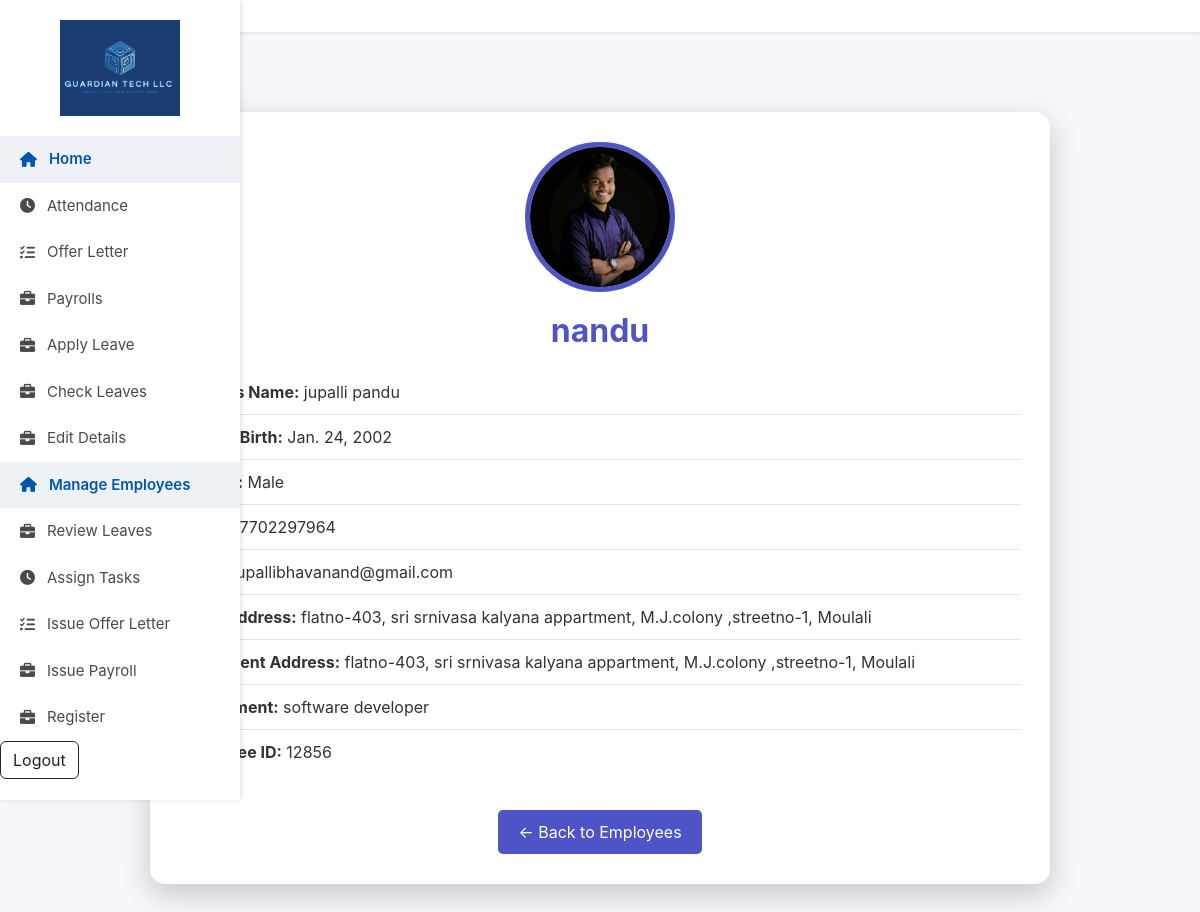
The app's page /employee/1/personal-details/ (signed in) with its own data.
### user/models.py (models this page shows, shortened)
class Employee(models.Model):
    user = models.OneToOneField(User, on_delete=models.CASCADE)
    manager = models.ForeignKey(Manager, on_delete=models.SET_NULL, null=True, blank=True)
    father_name = models.CharField(max_length=100)
    date_of_birth = models.DateField(null=True)
    gender = models.CharField(max_length=10)
    phone = models.CharField(max_length=15, validators=[RegexValidator(r'^\d{10,15}$', 'Enter a valid phone number')])
    email = models.EmailField(unique=True)  # Ensure email is unique
    local_address = models.CharField(max_length=255)
    permanent_address = models.CharField(max_length=255)
    department = models.CharField(max_length=50)
    employee_id = models.CharField(max_length=10, unique=True)  # Ensure employee ID is unique
    photo = models.ImageField(upload_to='employee_photos/', default='employee_photos/avatar.jpg', null=True, blank=True)
    banner = models.ImageField(upload_to='employee_banner/',null=True, blank=True)

### user/views.py (the view)
# urls.py: path('employee/<int:employee_id>/personal-details/', user_view.personal_details, name='employee_personal_details'),
@login_required
def personal_details(request, employee_id):
    employee = get_object_or_404(Employee, id=employee_id)
    return render(request, 'manager/personal_details.html', {'employee': employee})

### templates/manager/personal_details.html (shortened to what this page needs)
{% load static %}
<!DOCTYPE html>
<html lang="en">
<head>
  <link href="https://cdnjs.cloudflare.com/ajax/libs/font-awesome/6.0.0/css/all.min.css" rel="stylesheet">
  <link href="https://cdn.jsdelivr.net/npm/bootstrap@5.3.3/dist/css/bootstrap.min.css" rel="stylesheet">
</head>
<body>
  <div class="sidebar">
    <div class="logo">
      <img src="{% static 'images/fulllogo.jpg' %}" alt="Logo">
    </div>
    <a href="{% url 'profile' %}" class="active"><i class="fas fa-home"></i> Home</a>
    <a href="{% url 'view_attendance' %}"><i class="fas fa-clock"></i> Attendance</a>
    <a href="{% url 'view_offer_letter' %}"><i class="fas fa-tasks"></i> Offer Letter</a>
    <a href="{% url 'view_payrolls' %}"><i class="fas fa-briefcase"></i> Payrolls</a>
    <a href="{% url 'apply_leave' %}"><i class="fas fa-briefcase"></i> Apply Leave</a>
    <a href="{% url 'employee_leave_history' %}"><i class="fas fa-briefcase"></i> Check Leaves</a>
    <a href="{% url 'edit_personal_details' %}"><i class="fas fa-briefcase"></i> Edit Details</a>
    <a href="{% url 'employee_list' %}" class="active"><i class="fas fa-home"></i> Manage Employees</a>
    <a href="{% url 'review_leave' %}"><i class="fas fa-briefcase"></i> Review Leaves</a>
    <a href="{% url 'assign_task' %}"><i class="fas fa-clock"></i> Assign Tasks</a>
    <a href="{% url 'issue_offer_letter' %}"><i class="fas fa-tasks"></i> Issue Offer Letter</a>
    <a href="{% url 'upload_payroll' %}"><i class="fas fa-briefcase"></i> Issue Payroll</a>
    <a href="{% url 'user-register' %}"><i class="fas fa-briefcase"></i> Register</a>
    <form class="d-flex" action="{% url 'user-logout' %}" method="post">
      <button type="submit" class="btn btn-outline-dark">Logout</button>
    </form>
  </div>
  <nav class="navbar">
  </nav>
  <div class="container">
    <img src="{% if employee.photo %}{{ employee.photo.url }}{% else %}{% static 'default_avatar.jpg' %}{% endif %}" alt="Employee Image" class="employee-image">
    <h2>{{ employee.user.username }}</h2>
    <ul>
      <li><strong>Father's Name:</strong> {{ employee.father_name }}</li>
      <li><strong>Date of Birth:</strong> {{ employee.date_of_birth }}</li>
      <li><strong>Gender:</strong> {{ employee.gender }}</li>
      <li><strong>Phone:</strong> {{ employee.phone }}</li>
      <li><strong>Email:</strong> {{ employee.email }}</li>
      <li><strong>Local Address:</strong> {{ employee.local_address }}</li>
      <li><strong>Permanent Address:</strong> {{ employee.permanent_address }}</li>
      <li><strong>Department:</strong> {{ employee.department }}</li>
      <li><strong>Employee ID:</strong> {{ employee.employee_id }}</li>
    </ul>
    <a href="{% url 'employee_list' %}" class="btn-back">&larr; Back to Employees</a>
  </div>
</body>
</html>

### templates/manager/personal_details.html (style rules this page uses)
body { font-family: 'Inter', sans-serif; background-color: #f5f7fa; margin: 0; }
.sidebar { width: 240px; height: 100vh; background-color: #fff; position: fixed; top: 0; left: 0; box-shadow: 2px 0 5px rgba(0, 0, 0, 0.1); z-index: 1000; padding: 20px 0; }
.sidebar .logo { text-align: center; margin-bottom: 20px; }
.sidebar .logo img { width: 120px; }
.sidebar a { text-decoration: none; color: #4a4a4a; display: flex; align-items: center; gap: 12px; padding: 12px 20px; font-size: 15px; transition: background-color 0.2s ease, color 0.2s ease; }
.sidebar a:hover, .sidebar a.active { background-color: #eef2f6; color: #0056b3; font-weight: 600; }
.navbar { margin-left: 240px; padding: 1rem 2rem; background-color: #ffffff; box-shadow: 0 1px 3px rgba(0, 0, 0, 0.1); display: flex; align-items: center; justify-content: space-between; position: sticky; top: 0; z-index: 999; }
.container { margin: 80px auto 50px; background: #ffffff; padding: 30px; border-radius: 15px; box-shadow: 0px 10px 30px rgba(0, 0, 0, 0.2); color: #333; max-width: 900px; text-align: center; }
h2 { text-align: center; font-weight: bold; color: #4e54c8; margin-bottom: 20px; }
.employee-image { width: 150px; height: 150px; border-radius: 50%; object-fit: cover; margin: 0 auto 20px; display: block; border: 5px solid #4e54c8; }
ul { list-style: none; padding: 0; text-align: left; }
ul li { padding: 10px 0; border-bottom: 1px solid #e5e5e5; }
ul li:last-child { border-bottom: none; }
.btn-back { background: #4e54c8; color: white; padding: 10px 20px; border-radius: 5px; text-decoration: none; display: inline-block; margin-top: 20px; transition: background-color 0.3s ease, transform 0.2s ease; }

### records on screen
Employee: photo (placeholder picture), user.username "nandu", father_name "jupalli pandu", date_of_birth "Jan. 24, 2002", gender "Male", phone "7702297964", email "jupallibhavanand@gmail.com", local_address "flatno-403, sri srnivasa kalyana appartment, M.J.colony ,streetno-1, Moulali", permanent_address "flatno-403, sri srnivasa kalyana appartment, M.J.colony ,streetno-1, Moulali", department "software developer", employee_id "12856"
